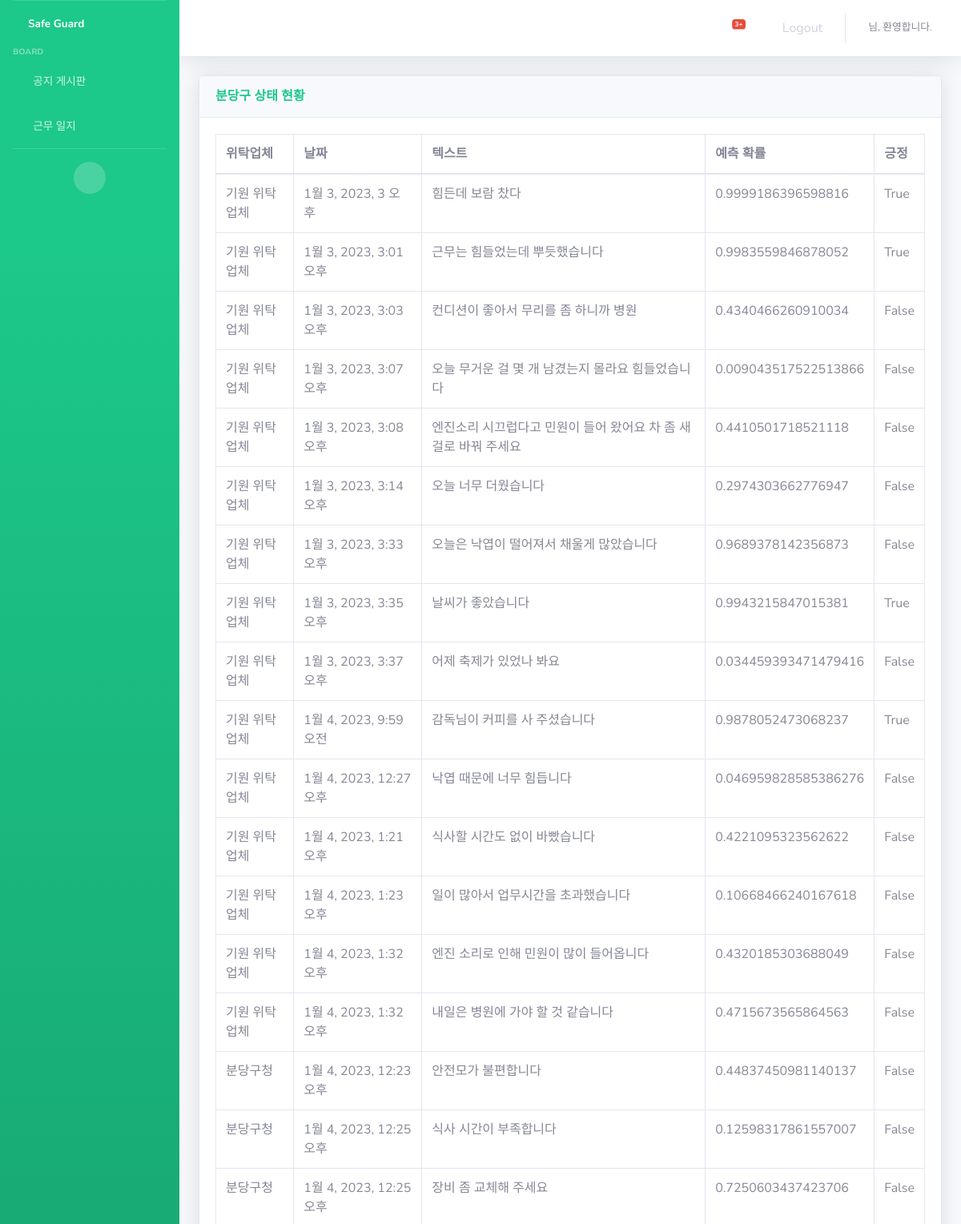
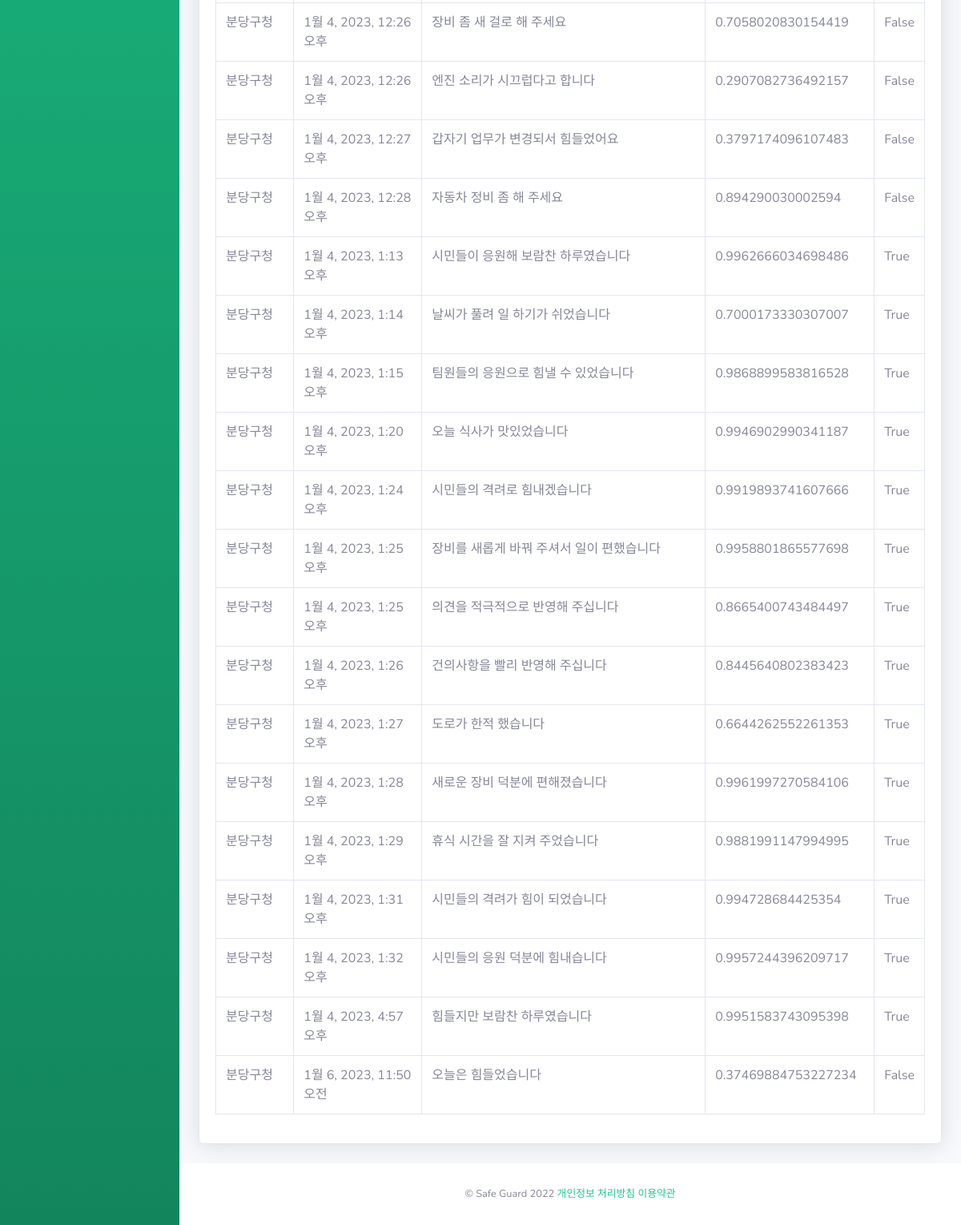
Page /dash/status_table/분당구 on the committed database (2 pictures, top to bottom).
### emotion/models.py (models this page shows, shortened)
class Emotion(models.Model):
    company_id = models.ForeignKey(Company,on_delete=models.CASCADE) # 소속 위탁업체 (Forign key?) [추후 변경]
    date = models.DateTimeField()  # 시간
    text = models.CharField(max_length=200)  # 예측 텍스트
    predict = models.FloatField()  # 예측 %값
    feel = models.BooleanField()  # 긍부정

### common/models.py (models this page shows)
class Company(models.Model):
    company_id = models.CharField(max_length=200,primary_key=True) #회사 아이디, # PK값
    name = models.CharField(max_length=200) #회사 이름
    address = models.CharField(max_length=200) #회사 주소
    phone = models.CharField(max_length=200,null=True,blank=True) #전화번호
    start_date = models.DateTimeField(null=True, blank=True) #계약시작일
    exp_date=models.DateTimeField(null=True,blank=True) #계약만료일
    locate=models.CharField(max_length=200) #구
    workers = models.IntegerField(null=True,blank=True) # 근로자 수
    def __str__(self):
        return self.name

### dash/views.py (the view)
# urls.py: path('status_table/<str:dist_id>', views.status_table, name='status_table'),
def status_table(request,dist_id):
    company_list = Company.objects.filter(locate__exact=dist_id)
    emo_list  = Emotion.objects.filter(company_id__in=company_list)
    data = {'dist_id':dist_id, 'emo_list':emo_list}
    return render(request, 'dash/status_table.html', data)

### templates/dash/status_table.html (shortened to what this page needs)
{% extends 'base.html' %}
{% load static %}
{% block content %}
<div class="container-fluid">
    <div class="card shadow mb-4">
        <div class="card-header py-3">
            <h6 class="m-0 font-weight-bold text-success">{{dist_id}} 상태 현황</h6>
        </div>
        <div class="card-body">
            <div class="table-responsive" style="overflow-x:hidden">
                <table class="table table-bordered" id="dataTable" width="100%" cellspacing="0" >
                    <thead>
                        <tr>
                            <th>위탁업체</th>
                            <th>날짜</th>
                            <th>텍스트</th>
                            <th>예측 확률</th>
                            <th>긍정</th>
                        </tr>
                    </thead>
                    <tbody>
                        {% for emo in emo_list %}
                        <tr>
                            <td>{{emo.company_id}}</td>
                            <td>{{emo.date}}</td>
                            <td>{{emo.text}}</td>
                            <td>{{emo.predict}}</td>
                            <td>{{emo.feel}}</td>
                        </tr>
                        {% endfor %}
                    </tbody>
                </table>
            </div>
        </div>
    </div>
</div>
{% endblock %}

### rows in the picture
Emotion: company_id "기원 위탁업체", date "1월 3, 2023, 3 오후", text "힘든데 보람 찼다", predict "0.9999186396598816", feel "True"
Emotion: company_id "기원 위탁업체", date "1월 3, 2023, 3:01 오후", text "근무는 힘들었는데 뿌듯했습니다", predict "0.9983559846878052", feel "True"
Emotion: company_id "기원 위탁업체", date "1월 3, 2023, 3:03 오후", text "컨디션이 좋아서 무리를 좀 하니까 병원", predict "0.4340466260910034", feel "False"
Emotion: company_id "기원 위탁업체", date "1월 3, 2023, 3:07 오후", text "오늘 무거운 걸 몇 개 남겼는지 몰라요 힘들었습니다", predict "0.009043517522513866", feel "False"
Emotion: company_id "기원 위탁업체", date "1월 3, 2023, 3:08 오후", text "엔진소리 시끄럽다고 민원이 들어 왔어요 차 좀 새 걸로 바꿔 주세요", predict "0.4410501718521118", feel "False"
Emotion: company_id "기원 위탁업체", date "1월 3, 2023, 3:14 오후", text "오늘 너무 더웠습니다", predict "0.2974303662776947", feel "False"
Emotion: company_id "기원 위탁업체", date "1월 3, 2023, 3:33 오후", text "오늘은 낙엽이 떨어져서 채울게 많았습니다", predict "0.9689378142356873", feel "False"
Emotion: company_id "기원 위탁업체", date "1월 3, 2023, 3:35 오후", text "날씨가 좋았습니다", predict "0.9943215847015381", feel "True"
Emotion: company_id "기원 위탁업체", date "1월 3, 2023, 3:37 오후", text "어제 축제가 있었나 봐요", predict "0.034459393471479416", feel "False"
Emotion: company_id "기원 위탁업체", date "1월 4, 2023, 9:59 오전", text "감독님이 커피를 사 주셨습니다", predict "0.9878052473068237", feel "True"
Emotion: company_id "기원 위탁업체", date "1월 4, 2023, 12:27 오후", text "낙엽 때문에 너무 힘듭니다", predict "0.046959828585386276", feel "False"
Emotion: company_id "기원 위탁업체", date "1월 4, 2023, 1:21 오후", text "식사할 시간도 없이 바빴습니다", predict "0.4221095323562622", feel "False"
Emotion: company_id "기원 위탁업체", date "1월 4, 2023, 1:23 오후", text "일이 많아서 업무시간을 초과했습니다", predict "0.10668466240167618", feel "False"
Emotion: company_id "기원 위탁업체", date "1월 4, 2023, 1:32 오후", text "엔진 소리로 인해 민원이 많이 들어옵니다", predict "0.4320185303688049", feel "False"
Emotion: company_id "기원 위탁업체", date "1월 4, 2023, 1:32 오후", text "내일은 병원에 가야 할 것 같습니다", predict "0.4715673565864563", feel "False"
Emotion: company_id "분당구청", date "1월 4, 2023, 12:23 오후", text "안전모가 불편합니다", predict "0.44837450981140137", feel "False"
Emotion: company_id "분당구청", date "1월 4, 2023, 12:25 오후", text "식사 시간이 부족합니다", predict "0.12598317861557007", feel "False"
Emotion: company_id "분당구청", date "1월 4, 2023, 12:25 오후", text "장비 좀 교체해 주세요", predict "0.7250603437423706", feel "False"
Emotion: company_id "분당구청", date "1월 4, 2023, 12:26 오후", text "장비 좀 새 걸로 해 주세요", predict "0.7058020830154419", feel "False"
Emotion: company_id "분당구청", date "1월 4, 2023, 12:26 오후", text "엔진 소리가 시끄럽다고 합니다", predict "0.2907082736492157", feel "False"
Emotion: company_id "분당구청", date "1월 4, 2023, 12:27 오후", text "갑자기 업무가 변경되서 힘들었어요", predict "0.3797174096107483", feel "False"
Emotion: company_id "분당구청", date "1월 4, 2023, 12:28 오후", text "자동차 정비 좀 해 주세요", predict "0.894290030002594", feel "False"
Emotion: company_id "분당구청", date "1월 4, 2023, 1:13 오후", text "시민들이 응원해 보람찬 하루였습니다", predict "0.9962666034698486", feel "True"
Emotion: company_id "분당구청", date "1월 4, 2023, 1:14 오후", text "날씨가 풀려 일 하기가 쉬었습니다", predict "0.7000173330307007", feel "True"
Emotion: company_id "분당구청", date "1월 4, 2023, 1:15 오후", text "팀원들의 응원으로 힘낼 수 있었습니다", predict "0.9868899583816528", feel "True"
Emotion: company_id "분당구청", date "1월 4, 2023, 1:20 오후", text "오늘 식사가 맛있었습니다", predict "0.9946902990341187", feel "True"
Emotion: company_id "분당구청", date "1월 4, 2023, 1:24 오후", text "시민들의 격려로 힘내겠습니다", predict "0.9919893741607666", feel "True"
Emotion: company_id "분당구청", date "1월 4, 2023, 1:25 오후", text "장비를 새롭게 바꿔 주셔서 일이 편했습니다", predict "0.9958801865577698", feel "True"
Emotion: company_id "분당구청", date "1월 4, 2023, 1:25 오후", text "의견을 적극적으로 반영해 주십니다", predict "0.8665400743484497", feel "True"
Emotion: company_id "분당구청", date "1월 4, 2023, 1:26 오후", text "건의사항을 빨리 반영해 주십니다", predict "0.8445640802383423", feel "True"
Emotion: company_id "분당구청", date "1월 4, 2023, 1:27 오후", text "도로가 한적 했습니다", predict "0.6644262552261353", feel "True"
Emotion: company_id "분당구청", date "1월 4, 2023, 1:28 오후", text "새로운 장비 덕분에 편해졌습니다", predict "0.9961997270584106", feel "True"
Emotion: company_id "분당구청", date "1월 4, 2023, 1:29 오후", text "휴식 시간을 잘 지켜 주었습니다", predict "0.9881991147994995", feel "True"
Emotion: company_id "분당구청", date "1월 4, 2023, 1:31 오후", text "시민들의 격려가 힘이 되었습니다", predict "0.994728684425354", feel "True"
Emotion: company_id "분당구청", date "1월 4, 2023, 1:32 오후", text "시민들의 응원 덕분에 힘내습니다", predict "0.9957244396209717", feel "True"
Emotion: company_id "분당구청", date "1월 4, 2023, 4:57 오후", text "힘들지만 보람찬 하루였습니다", predict "0.9951583743095398", feel "True"
Emotion: company_id "분당구청", date "1월 6, 2023, 11:50 오전", text "오늘은 힘들었습니다", predict "0.37469884753227234", feel "False"

### other values in the picture
{{ dist_id }} "분당구"
